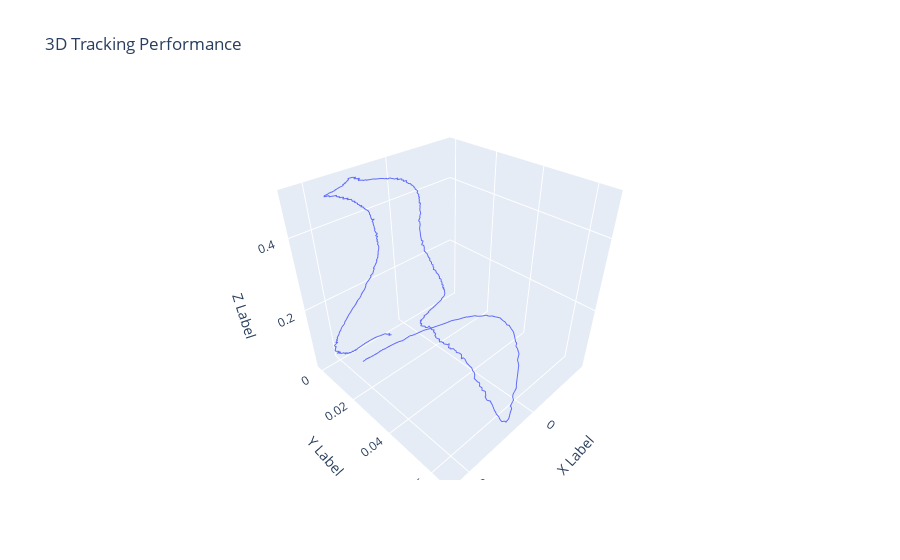

Write notebook code for a chart like this one.
### Code cell
import pandas as pd
import plotly.graph_objects as go
import os

def plot_3d_tracking_performance(data_label_pairs, start_time=9):
    """
    Plot 3D tracking performance for multiple datasets using Plotly.

    Parameters:
    - data_label_pairs: List of tuples, each containing a label and a file path to the CSV file.
    - start_time: Time in seconds to start plotting from (default is 9 seconds).
    """
    fig = go.Figure()

    # Load and filter data
    for label, file_path in data_label_pairs:
        data = pd.read_csv(file_path)
        data_filtered = data[data['t'] - data['t'].iloc[0] > start_time]
        
        t = data_filtered['t']# - data_filtered['t'].iloc[0]
        x = data_filtered['x']# - data_filtered['x'].iloc[0]
        y = data_filtered['y']# - data_filtered['y'].iloc[0]
        z = data_filtered['z']# - data_filtered['z'].iloc[0]
        
        fig.add_trace(go.Scatter3d(
            x=x, y=y, z=z,
            mode='lines',
            name=label
        ))

    # 添加标签
    fig.update_layout(
        title='3D Tracking Performance',
        scene=dict(
            xaxis_title='X Label',
            yaxis_title='Y Label',
            zaxis_title='Z Label'
        )
    )

    # 显示图形
    fig.show()

# 示例用法
data_label_pairs = [
    # ('data7', os.path.join("mocap_data", "20240811_00_55_50.csv")),
    # ('data8', os.path.join("mocap_data", "20240811_01_00_15.csv")),
    # ('data9', os.path.join("mocap_data", "20240811_01_14_19.csv")),
    # ('6 block', os.path.join("mocap_data", "20240811_01_15_48.csv")),
    ('8 block', os.path.join("mocap_data", "20240822_17_35_39.csv")),
]

plot_3d_tracking_performance(data_label_pairs, 7)

### Figure 1 — Plotly figure (JSON) as saved in the notebook; plotly's stock layout.template omitted (floating-point values rounded to 4 significant figures; data arrays with more than 128 entries replaced by an {"elided": "..."} marker saying what was removed)
{"data": [{"mode": "lines", "name": "8 block", "type": "scatter3d", "x": {"elided": "640 float values"}, "y": {"elided": "640 float values"}, "z": {"elided": "640 float values"}}], "layout": {"scene": {"xaxis": {"title": {"text": "X Label"}}, "yaxis": {"title": {"text": "Y Label"}}, "zaxis": {"title": {"text": "Z Label"}}}, "title": {"text": "3D Tracking Performance"}}}
